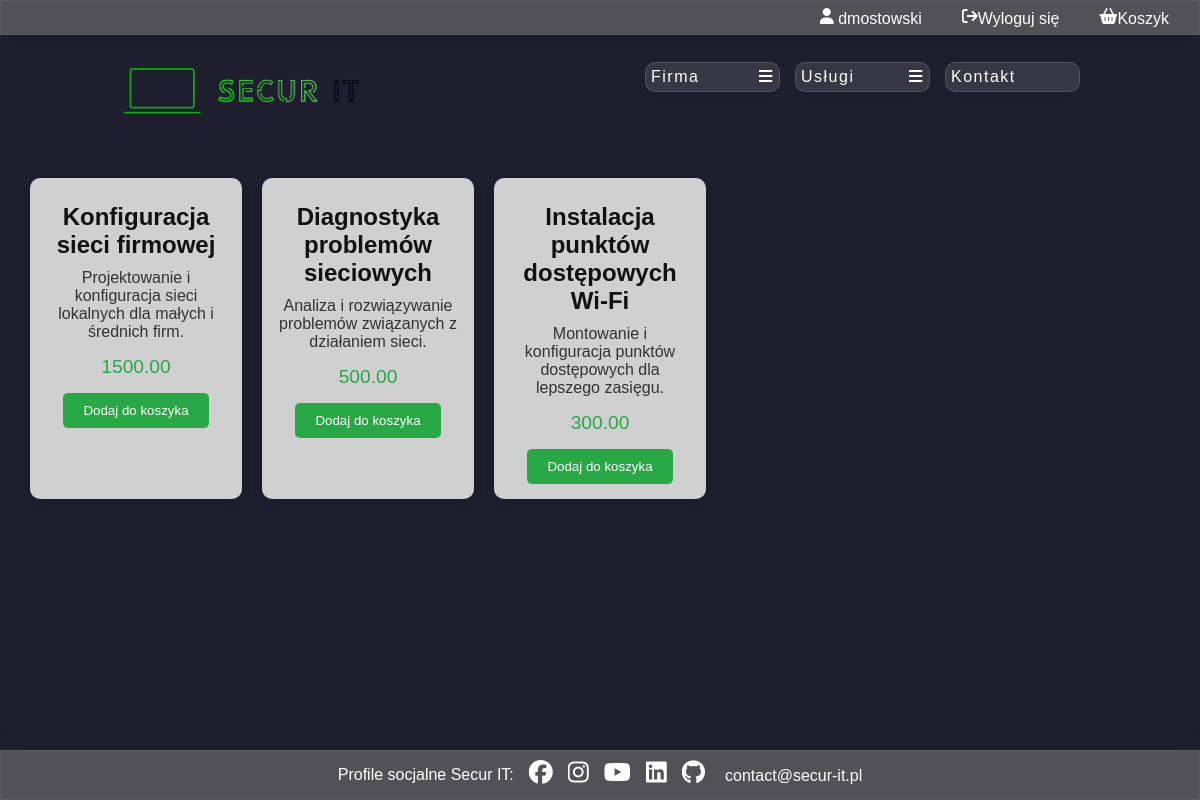
Page /FO/networks.php (signed in) on the committed database.
### tables this page shows
CREATE TABLE IF NOT EXISTS `users` (
  `id_user` int(11) NOT NULL AUTO_INCREMENT,
  `id_employee` int(11) DEFAULT NULL,
  `id_company` int(11) DEFAULT NULL,
  `first_name` varchar(50) DEFAULT NULL,
  `last_name` varchar(100) DEFAULT NULL,
  `id_country_code` int(11) DEFAULT NULL,
  `phone_number` varchar(20) DEFAULT NULL,
  `email_address` varchar(200) DEFAULT NULL,
  `username` varchar(50) DEFAULT NULL,
  `password` varchar(250) DEFAULT NULL,
  `is_company_admin` tinyint(1) DEFAULT NULL,
  `id_discount` int(11) DEFAULT NULL,
  PRIMARY KEY (`id_user`),
  KEY `id_employee` (`id_employee`),
  KEY `id_country_code` (`id_country_code`),
  KEY `id_discount` (`id_discount`)
);

CREATE TABLE IF NOT EXISTS `services` (
  `id_service` int(11) NOT NULL AUTO_INCREMENT,
  `id_service_type` int(11) DEFAULT NULL,
  `name` varchar(100) DEFAULT NULL,
  `description` longtext DEFAULT NULL,
  `price` decimal(10,2) DEFAULT NULL,
  `id_department` int(11) DEFAULT NULL,
  PRIMARY KEY (`id_service`),
  KEY `id_service_type` (`id_service_type`),
  KEY `id_department` (`id_department`)
);

### DB/db_connection.php (called while the page is built, shortened)
<?php
    class db_connection{
        var $host = "localhost";
        var $dbname = "secur_it";
        var $username = "root";
        var $password = "";
        public function databaseConnect(){
            $con = mysqli_connect($this->host, $this->username, $this->password, $this->dbname);
            if(!$con){
                die("Connection failed: " . mysqli_connect_error());
            }
            else{
                $this->connect = $con;
            }
        }
    }
?>

### DB/db_accounts.php (called while the page is built, shortened)
<?php
    include_once("db_connection.php");
    class db_accounts extends db_connection {
        function selectCustomerById($id_user, $id_company)
        {
            mysqli_set_charset($this->connect, "utf8mb4");
            $query = "SELECT u.id_user, u.id_company, u.first_name, u.last_name, u.id_country_code as uicc, cc1.country_code as ucc, u.phone_number as upn, u.email_address as uea, u.username, u.password, u.is_company_admin, c.company_name, c.additional_name, c.tax, c.id_country_code, cc2.country_code as ccc, c.phone_number as cpn, c.email_address as cea
            FROM users as u
            JOIN country_codes as cc1 ON cc1.id_country_code = u.id_country_code
            LEFT JOIN companies as c ON c.id_company = u.id_company
            LEFT JOIN country_codes as cc2 ON cc2.id_country_code = c.id_country_code
            WHERE id_user =".$id_user.";";
            $data = mysqli_query($this->connect, $query);
            if (mysqli_num_rows($data) > 0)
            {
                return $data;
            }
        }
    }
?>

### DB/db_services.php (called while the page is built, shortened)
<?php
    include_once("db_connection.php");
    class db_services extends db_connection{
        function selectServices_networks(){
            mysqli_set_charset($this->connect, "utf8mb4");
            $query = 'SELECT * FROM `services` WHERE id_service_type = 1';
            $data = mysqli_query($this->connect, $query);
            if (mysqli_num_rows($data) > 0){
                return $data;
            }
        }
    }
?>

### FO/networks.php (the view, shortened to what this page needs)
<!DOCTYPE html>
<html lang="pl">
    <head>
        <link rel="stylesheet" href="./style.css">
        <link rel="stylesheet" href="https://cdnjs.cloudflare.com/ajax/libs/font-awesome/4.7.0/css/font-awesome.min.css">
    </head>
    <body>
        <main class="main">
            <?php
                include("header.php");
                include("nav.php");
                include("footer.php");
            ?>
            <?php
                include('../DB/db_services.php');
                $baza = new db_services();
                $baza->databaseConnect();
                $data = $baza->selectServices_networks();
                if (!empty($data)) {
            ?>
            <div class="tresc">
            <?php
                while ($row = mysqli_fetch_assoc($data)) {
                    echo "<div class='artykul'>
                    <h3>".$row['name']."</h3>
                    <p>".$row['description']."</p>
                    <div class='price'>".$row['price']."</div>";
                    if (isset($_SESSION['loggedin']) && $_SESSION['loggedin'] === true) {
                        echo "<form method='POST' action='networks.php'>
                            <input type='hidden' name='id_service' value='".$row['id_service']."'>
                            <button type='submit' name='opcja' value='dodaj'>Dodaj do koszyka</button>
                        </form>";
                    }
                    echo "</div>";
                }
                } else {
                    echo "Brak usług";
                }
            ?>
            </div>
        </main>
    </body>
</html>

### FO/header.php (shortened to what this page needs)
<header class="header">
    <?php
        include_once('../DB/db_accounts.php');
        if (isset($_SESSION['loggedin']) && $_SESSION['loggedin'] === true) {
            $id_user = $_SESSION['id_user'];
            $baza = new db_accounts();
            $baza->databaseConnect();
            $data = $baza->selectCustomerById($id_user, null);
            if ($data && mysqli_num_rows($data) > 0) {
                $user = mysqli_fetch_assoc($data);
                echo "<div class='header-content'>";
                echo "<a href='./account.php' class='header-link'><i class='fa-solid fa-user'></i> ";
                echo ($user['username']);
                echo "</a><a href='./logout.php' class='header-link'><i class='fa-solid fa-arrow-right-from-bracket'></i>Wyloguj się</a>";
                echo "<a href='basket.php' class='header-link'><i class='fa-solid fa-basket-shopping'></i>Koszyk</a>";
                echo "</div>";
            }
        }
        else{
            echo "<div class='header-content'>";
            echo "<a href='./registration.php' class='header-link'><i class='fa-solid fa-user-plus'></i>Rejestracja</a>";
            echo "<a href='./login.php' class='header-link'><i class='fa-solid fa-user'></i>Logowanie</a>";
            echo "</div>";
        }
    ?>
</header>

### FO/style.css (style rules this page uses)
* { margin: 0; text-decoration: none; overflow: hidden; font-family: 'Gill Sans', 'Gill Sans MT', Calibri, 'Trebuchet MS', sans-serif; box-sizing: border-box; }
body { background-color: #1e1e2f; font-family: 'Roboto Mono', monospace; color: #fff; margin: 0; overflow: hidden; }
header { display: flex; height: 35px; justify-content: flex-end; align-items: center; padding: 5px; padding-right: 190px; background-color: rgb(117, 116, 116, 0.6); box-shadow: 0 4px 30px rgba(0, 0, 0, 0.1); backdrop-filter: blur(3.5px); -webkit-backdrop-filter: blur(3.5px); border: 1px solid rgba(147, 143, 143, 0.18); }
.header { display: flex; justify-content: flex-end; align-items: center; padding: 10px 20px; background-color: rgb(117, 116, 116, 0.6); box-shadow: 0 4px 30px rgba(0, 0, 0, 0.1); backdrop-filter: blur(3.5px); -webkit-backdrop-filter: blur(3.5px); border: 1px solid rgba(147, 143, 143, 0.18); }
.header-content { display: flex; gap: 20px; }
.header-link { color: white; text-decoration: none; font-size: 16px; padding: 10px; border-radius: 5px; transition: background-color 0.3s, transform 0.3s; }
.main { overflow: auto; width: 100vw; height: calc(100vh - 50px); background-size: cover; margin-bottom: 50px; }
.tresc { display: grid; grid-template-columns: repeat(auto-fill, minmax(200px, 1fr)); gap: 20px; padding: 20px; border-radius: 10px; color: rgb(255, 255, 255); margin: 10px; overflow: auto; text-shadow: 2px 2px #000000; }
.artykul { background-color: #d0d0d0; border-radius: 10px; box-shadow: 0 4px 8px rgba(0, 0, 0, 0.1); overflow: hidden; transition: transform 0.3s, box-shadow 0.3s; padding: 15px; text-align: center; color: #222; text-shadow: none; }
.artykul h3 { margin: 10px 0; font-size: 1.5em; color: #111; }
.artykul p { color: #333; font-size: 1em; margin-bottom: 15px; }
.artykul .price { font-size: 1.2em; color: #28a745; margin-bottom: 15px; }
.artykul button { background-color: #28a745; color: white; border: none; border-radius: 5px; padding: 10px 20px; cursor: pointer; transition: background-color 0.3s, transform 0.3s; }
.artykul { background-color: #d0d0d0; border-radius: 10px; margin-bottom: 10px; box-shadow: 0 4px 8px rgba(0, 0, 0, 0.1); overflow: hidden; transition: transform 0.3s, box-shadow 0.3s; padding: 15px; text-align: center; color: #222; text-shadow: none; margin-bottom: 5px; }

### rows in the picture
users: username "dmostowski"
services: name "Konfiguracja sieci firmowej", description "Projektowanie i konfiguracja sieci lokalnych dla małych i średnich firm.", price "1500.00"
services: name "Diagnostyka problemów sieciowych", description "Analiza i rozwiązywanie problemów związanych z działaniem sieci.", price "500.00"
services: name "Instalacja punktów dostępowych Wi-Fi", description "Montowanie i konfiguracja punktów dostępowych dla lepszego zasięgu.", price "300.00"
